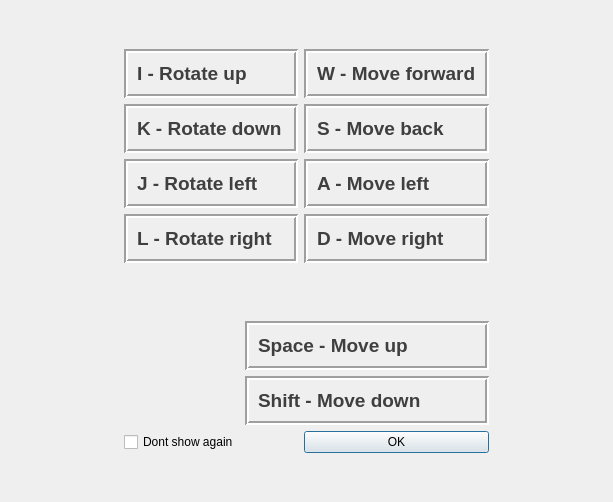
<?xml version="1.0" encoding="UTF-8"?>
<ui version="4.0">
 <class>Dialog</class>
 <widget class="QDialog" name="Dialog">
  <property name="geometry">
   <rect>
    <x>0</x>
    <y>0</y>
    <width>613</width>
    <height>502</height>
   </rect>
  </property>
  <property name="windowTitle">
   <string>Dialog</string>
  </property>
  <layout class="QGridLayout" name="gridLayout_12">
   <item row="2" column="1" colspan="3">
    <widget class="QFrame" name="frame_3">
     <property name="frameShape">
      <enum>QFrame::Box</enum>
     </property>
     <property name="frameShadow">
      <enum>QFrame::Sunken</enum>
     </property>
     <property name="lineWidth">
      <number>2</number>
     </property>
     <layout class="QGridLayout" name="gridLayout_3">
      <item row="0" column="0">
       <widget class="QLabel" name="label_4">
        <property name="text">
         <string>&lt;html&gt;&lt;head/&gt;&lt;body&gt;&lt;p&gt;&lt;span style=&quot; font-size:14pt; font-weight:600; color:#3f3f3f;&quot;&gt;K - Rotate down&lt;/span&gt;&lt;/p&gt;&lt;/body&gt;&lt;/html&gt;</string>
        </property>
       </widget>
      </item>
     </layout>
    </widget>
   </item>
   <item row="2" column="4" colspan="2">
    <widget class="QFrame" name="frame_5">
     <property name="frameShape">
      <enum>QFrame::Box</enum>
     </property>
     <property name="frameShadow">
      <enum>QFrame::Sunken</enum>
     </property>
     <property name="lineWidth">
      <number>2</number>
     </property>
     <layout class="QGridLayout" name="gridLayout_5">
      <item row="0" column="0">
       <widget class="QLabel" name="label_6">
        <property name="text">
         <string>&lt;html&gt;&lt;head/&gt;&lt;body&gt;&lt;p&gt;&lt;span style=&quot; font-size:14pt; font-weight:600; color:#3f3f3f;&quot;&gt;S - Move back&lt;/span&gt;&lt;/p&gt;&lt;/body&gt;&lt;/html&gt;</string>
        </property>
       </widget>
      </item>
     </layout>
    </widget>
   </item>
   <item row="1" column="4" colspan="2">
    <widget class="QFrame" name="frame_8">
     <property name="frameShape">
      <enum>QFrame::Box</enum>
     </property>
     <property name="frameShadow">
      <enum>QFrame::Sunken</enum>
     </property>
     <property name="lineWidth">
      <number>2</number>
     </property>
     <layout class="QGridLayout" name="gridLayout_8">
      <item row="0" column="0">
       <widget class="QLabel" name="label_9">
        <property name="text">
         <string>&lt;html&gt;&lt;head/&gt;&lt;body&gt;&lt;p&gt;&lt;span style=&quot; font-size:14pt; font-weight:600; color:#3f3f3f;&quot;&gt;W - Move forward&lt;/span&gt;&lt;/p&gt;&lt;/body&gt;&lt;/html&gt;</string>
        </property>
       </widget>
      </item>
     </layout>
    </widget>
   </item>
   <item row="3" column="4" colspan="2">
    <widget class="QFrame" name="frame_7">
     <property name="frameShape">
      <enum>QFrame::Box</enum>
     </property>
     <property name="frameShadow">
      <enum>QFrame::Sunken</enum>
     </property>
     <property name="lineWidth">
      <number>2</number>
     </property>
     <layout class="QGridLayout" name="gridLayout_7">
      <item row="0" column="0">
       <widget class="QLabel" name="label_8">
        <property name="text">
         <string>&lt;html&gt;&lt;head/&gt;&lt;body&gt;&lt;p&gt;&lt;span style=&quot; font-size:14pt; font-weight:600; color:#3f3f3f;&quot;&gt;A - Move left&lt;/span&gt;&lt;/p&gt;&lt;/body&gt;&lt;/html&gt;</string>
        </property>
       </widget>
      </item>
     </layout>
    </widget>
   </item>
   <item row="4" column="4" colspan="2">
    <widget class="QFrame" name="frame_6">
     <property name="frameShape">
      <enum>QFrame::Box</enum>
     </property>
     <property name="frameShadow">
      <enum>QFrame::Sunken</enum>
     </property>
     <property name="lineWidth">
      <number>2</number>
     </property>
     <layout class="QGridLayout" name="gridLayout_6">
      <item row="0" column="0">
       <widget class="QLabel" name="label_7">
        <property name="text">
         <string>&lt;html&gt;&lt;head/&gt;&lt;body&gt;&lt;p&gt;&lt;span style=&quot; font-size:14pt; font-weight:600; color:#3f3f3f;&quot;&gt;D - Move right&lt;/span&gt;&lt;/p&gt;&lt;/body&gt;&lt;/html&gt;</string>
        </property>
       </widget>
      </item>
     </layout>
    </widget>
   </item>
   <item row="5" column="1">
    <widget class="QFrame" name="frame_9">
     <property name="frameShape">
      <enum>QFrame::NoFrame</enum>
     </property>
     <property name="frameShadow">
      <enum>QFrame::Sunken</enum>
     </property>
     <property name="lineWidth">
      <number>2</number>
     </property>
     <layout class="QGridLayout" name="gridLayout_9">
      <item row="0" column="0">
       <widget class="QLabel" name="label_10">
        <property name="text">
         <string>&lt;html&gt;&lt;head/&gt;&lt;body&gt;&lt;p&gt;&lt;br/&gt;&lt;/p&gt;&lt;/body&gt;&lt;/html&gt;</string>
        </property>
       </widget>
      </item>
     </layout>
    </widget>
   </item>
   <item row="3" column="1" colspan="3">
    <widget class="QFrame" name="frame">
     <property name="frameShape">
      <enum>QFrame::Box</enum>
     </property>
     <property name="frameShadow">
      <enum>QFrame::Sunken</enum>
     </property>
     <property name="lineWidth">
      <number>2</number>
     </property>
     <layout class="QGridLayout" name="gridLayout">
      <item row="0" column="0">
       <widget class="QLabel" name="label_2">
        <property name="text">
         <string>&lt;html&gt;&lt;head/&gt;&lt;body&gt;&lt;p&gt;&lt;span style=&quot; font-size:14pt; font-weight:600; color:#3f3f3f;&quot;&gt;J - Rotate left&lt;/span&gt;&lt;/p&gt;&lt;/body&gt;&lt;/html&gt;</string>
        </property>
       </widget>
      </item>
     </layout>
    </widget>
   </item>
   <item row="4" column="1" colspan="3">
    <widget class="QFrame" name="frame_4">
     <property name="frameShape">
      <enum>QFrame::Box</enum>
     </property>
     <property name="frameShadow">
      <enum>QFrame::Sunken</enum>
     </property>
     <property name="lineWidth">
      <number>2</number>
     </property>
     <layout class="QGridLayout" name="gridLayout_4">
      <item row="0" column="0">
       <widget class="QLabel" name="label_5">
        <property name="text">
         <string>&lt;html&gt;&lt;head/&gt;&lt;body&gt;&lt;p&gt;&lt;span style=&quot; font-size:14pt; font-weight:600; color:#3f3f3f;&quot;&gt;L - Rotate right&lt;/span&gt;&lt;/p&gt;&lt;/body&gt;&lt;/html&gt;</string>
        </property>
       </widget>
      </item>
     </layout>
    </widget>
   </item>
   <item row="0" column="2">
    <spacer name="verticalSpacer_2">
     <property name="orientation">
      <enum>Qt::Vertical</enum>
     </property>
     <property name="sizeHint" stdset="0">
      <size>
       <width>20</width>
       <height>40</height>
      </size>
     </property>
    </spacer>
   </item>
   <item row="10" column="5">
    <spacer name="verticalSpacer">
     <property name="orientation">
      <enum>Qt::Vertical</enum>
     </property>
     <property name="sizeHint" stdset="0">
      <size>
       <width>20</width>
       <height>40</height>
      </size>
     </property>
    </spacer>
   </item>
   <item row="4" column="6">
    <spacer name="horizontalSpacer_2">
     <property name="orientation">
      <enum>Qt::Horizontal</enum>
     </property>
     <property name="sizeHint" stdset="0">
      <size>
       <width>40</width>
       <height>20</height>
      </size>
     </property>
    </spacer>
   </item>
   <item row="9" column="1" colspan="2">
    <widget class="QCheckBox" name="dontShowBox">
     <property name="text">
      <string>Dont show again</string>
     </property>
    </widget>
   </item>
   <item row="4" column="0">
    <spacer name="horizontalSpacer">
     <property name="orientation">
      <enum>Qt::Horizontal</enum>
     </property>
     <property name="sizeHint" stdset="0">
      <size>
       <width>40</width>
       <height>20</height>
      </size>
     </property>
    </spacer>
   </item>
   <item row="9" column="4" colspan="2">
    <widget class="QPushButton" name="pushButton">
     <property name="text">
      <string>OK</string>
     </property>
    </widget>
   </item>
   <item row="1" column="1" colspan="3">
    <widget class="QFrame" name="frame_2">
     <property name="frameShape">
      <enum>QFrame::Box</enum>
     </property>
     <property name="frameShadow">
      <enum>QFrame::Sunken</enum>
     </property>
     <property name="lineWidth">
      <number>2</number>
     </property>
     <layout class="QGridLayout" name="gridLayout_2">
      <item row="0" column="0">
       <widget class="QLabel" name="label_3">
        <property name="text">
         <string>&lt;html&gt;&lt;head/&gt;&lt;body&gt;&lt;p&gt;&lt;span style=&quot; font-size:14pt; font-weight:600; color:#3f3f3f;&quot;&gt;I - Rotate up&lt;/span&gt;&lt;/p&gt;&lt;/body&gt;&lt;/html&gt;</string>
        </property>
       </widget>
      </item>
     </layout>
    </widget>
   </item>
   <item row="6" column="3" colspan="3">
    <widget class="QFrame" name="frame_10">
     <property name="frameShape">
      <enum>QFrame::Box</enum>
     </property>
     <property name="frameShadow">
      <enum>QFrame::Sunken</enum>
     </property>
     <property name="lineWidth">
      <number>2</number>
     </property>
     <layout class="QGridLayout" name="gridLayout_10">
      <item row="0" column="0">
       <widget class="QLabel" name="label_11">
        <property name="text">
         <string>&lt;html&gt;&lt;head/&gt;&lt;body&gt;&lt;p&gt;&lt;span style=&quot; font-size:14pt; font-weight:600; color:#3f3f3f;&quot;&gt;Space - Move up&lt;/span&gt;&lt;/p&gt;&lt;/body&gt;&lt;/html&gt;</string>
        </property>
       </widget>
      </item>
     </layout>
    </widget>
   </item>
   <item row="7" column="3" rowspan="2" colspan="3">
    <widget class="QFrame" name="frame_11">
     <property name="frameShape">
      <enum>QFrame::Box</enum>
     </property>
     <property name="frameShadow">
      <enum>QFrame::Sunken</enum>
     </property>
     <property name="lineWidth">
      <number>2</number>
     </property>
     <layout class="QGridLayout" name="gridLayout_11">
      <item row="0" column="0">
       <widget class="QLabel" name="label_12">
        <property name="text">
         <string>&lt;html&gt;&lt;head/&gt;&lt;body&gt;&lt;p&gt;&lt;span style=&quot; font-size:14pt; font-weight:600; color:#3f3f3f;&quot;&gt;Shift - Move down&lt;/span&gt;&lt;/p&gt;&lt;/body&gt;&lt;/html&gt;</string>
        </property>
       </widget>
      </item>
     </layout>
    </widget>
   </item>
  </layout>
 </widget>
 <resources/>
 <connections/>
</ui>
